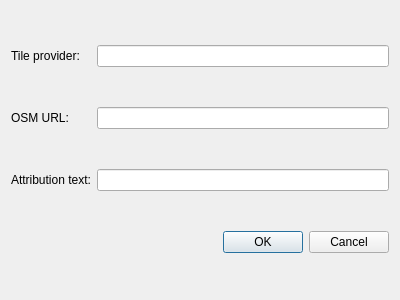
<?xml version="1.0" encoding="UTF-8"?>
<ui version="4.0">
 <class>OsmProviderEditor</class>
 <widget class="QDialog" name="OsmProviderEditor">
  <property name="geometry">
   <rect>
    <x>0</x>
    <y>0</y>
    <width>400</width>
    <height>300</height>
   </rect>
  </property>
  <property name="windowTitle">
   <string>Edit OSM Tile Provider</string>
  </property>
  <layout class="QGridLayout" name="gridLayout">
   <item row="2" column="1">
    <widget class="QLineEdit" name="tileProviderAttribution">
     <property name="toolTip">
      <string>&lt;html&gt;&lt;head/&gt;&lt;body&gt;&lt;p&gt;Attribution text according to the provider's usage policy (applicable when the Produced Work is used Publicly; see: OSM Attribution Guidelines)&lt;/p&gt;&lt;/body&gt;&lt;/html&gt;</string>
     </property>
     <property name="toolTipDuration">
      <number>10000</number>
     </property>
     <property name="whatsThis">
      <string>&lt;html&gt;&lt;head/&gt;&lt;body&gt;&lt;p&gt;See: &lt;a href=&quot;https://osmfoundation.org/wiki/Licence/Attribution_Guidelines&quot;&gt;&lt;span style=&quot; text-decoration: underline; color:#007af4;&quot;&gt;Attribution Guidelines&lt;/span&gt;&lt;/a&gt;&lt;/p&gt;&lt;/body&gt;&lt;/html&gt;</string>
     </property>
    </widget>
   </item>
   <item row="2" column="0">
    <widget class="QLabel" name="label_3">
     <property name="text">
      <string>Attribution text:</string>
     </property>
    </widget>
   </item>
   <item row="1" column="0">
    <widget class="QLabel" name="label_2">
     <property name="text">
      <string>OSM URL:</string>
     </property>
    </widget>
   </item>
   <item row="0" column="1">
    <widget class="QLineEdit" name="tileProviderEdit">
     <property name="toolTip">
      <string>Enter (short) name of OSM Tile provider</string>
     </property>
     <property name="toolTipDuration">
      <number>-1</number>
     </property>
    </widget>
   </item>
   <item row="0" column="0">
    <widget class="QLabel" name="label">
     <property name="text">
      <string>Tile provider:</string>
     </property>
    </widget>
   </item>
   <item row="1" column="1">
    <widget class="QLineEdit" name="tileProviderURL">
     <property name="toolTip">
      <string>&lt;html&gt;&lt;head/&gt;&lt;body&gt;&lt;p&gt;Enter URL to tile provider in format of e.g.:&lt;/p&gt;&lt;p&gt;&lt;span style=&quot; text-decoration: underline;&quot;&gt;https://{s}.tile.openstreetmap.org/{zoom}/{x}/{y}.png&lt;/span&gt;&lt;/p&gt;&lt;p&gt;Note that the {s} (subdomain part) is optional and will be replaced by a, b, or c if provided.&lt;/p&gt;&lt;/body&gt;&lt;/html&gt;</string>
     </property>
     <property name="toolTipDuration">
      <number>10000</number>
     </property>
     <property name="whatsThis">
      <string>&lt;html&gt;&lt;head/&gt;&lt;body&gt;&lt;p&gt;For an overview of OSM tile provider see: &lt;a href=&quot;https://wiki.openstreetmap.org/wiki/Raster_tile_providers&quot;&gt;&lt;span style=&quot; text-decoration: underline; color:#007af4;&quot;&gt;Raster tile providers&lt;/span&gt;&lt;/a&gt;&lt;/p&gt;&lt;/body&gt;&lt;/html&gt;</string>
     </property>
    </widget>
   </item>
   <item row="3" column="0" colspan="2">
    <widget class="QDialogButtonBox" name="buttonBox">
     <property name="orientation">
      <enum>Qt::Orientation::Horizontal</enum>
     </property>
     <property name="standardButtons">
      <set>QDialogButtonBox::StandardButton::Cancel|QDialogButtonBox::StandardButton::Ok</set>
     </property>
    </widget>
   </item>
  </layout>
 </widget>
 <resources/>
 <connections>
  <connection>
   <sender>buttonBox</sender>
   <signal>accepted()</signal>
   <receiver>OsmProviderEditor</receiver>
   <slot>accept()</slot>
   <hints>
    <hint type="sourcelabel">
     <x>248</x>
     <y>254</y>
    </hint>
    <hint type="destinationlabel">
     <x>157</x>
     <y>274</y>
    </hint>
   </hints>
  </connection>
  <connection>
   <sender>buttonBox</sender>
   <signal>rejected()</signal>
   <receiver>OsmProviderEditor</receiver>
   <slot>reject()</slot>
   <hints>
    <hint type="sourcelabel">
     <x>316</x>
     <y>260</y>
    </hint>
    <hint type="destinationlabel">
     <x>286</x>
     <y>274</y>
    </hint>
   </hints>
  </connection>
 </connections>
</ui>
